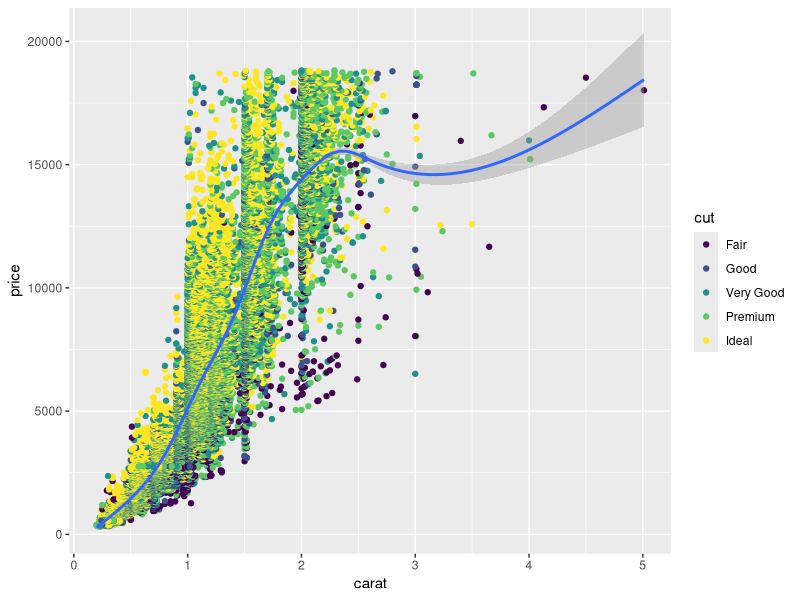
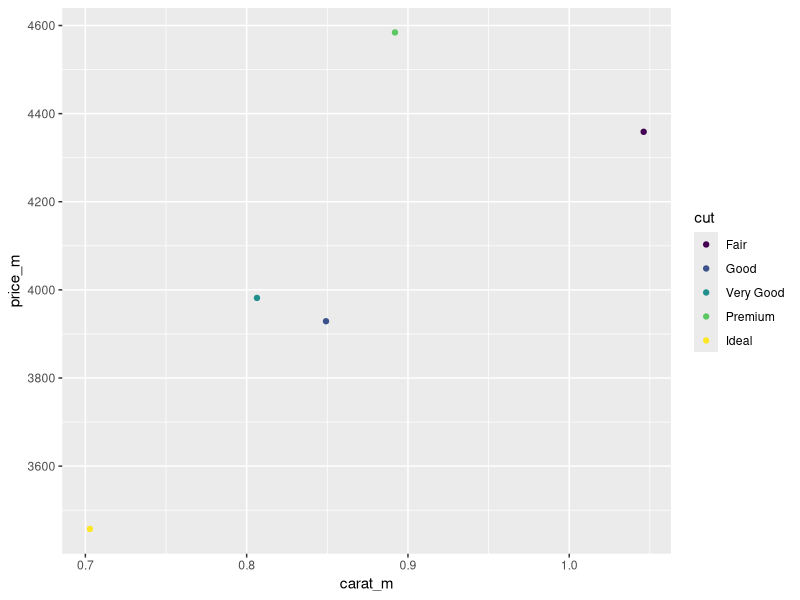

Generate these figures, in order, with R:
## ---- chunk 1
### In this code chunk, start with the diamonds dataset (built in to
### ggplot2 package) and create a plot of price vs. carat (or some other
### variables of your choice)

#load the necessary libraries
library(ggplot2)

#define the diamonds data from the ggplot2 package
diamonds <- diamonds

#create a plot to visualize price vs. carat
price_carat_plot <- ggplot(diamonds, aes(x = carat, y = price)) +
  geom_point(aes(x = carat, y = price, color = cut)) +
  geom_smooth()

#view the plot
price_carat_plot

## ---- chunk 2
### In this code chunk, start with the diamonds dataset (built in to
### ggplot2 package) and create a subset based on filtering, e.g., 
### size greater than 1 carat or cut is "Ideal"


library(ggplot2)
data(diamonds)
ideal_diamonds <- subset(diamonds, cut == "Ideal")
ideal_diamonds

## ---- chunk 3
### Both partners - delete this comment, then write some code here
### to plot, summarize, calculate something simple using the diamonds
### dataset.

#load the necessary libraries
library(ggplot2)
library(dplyr)


#create a summary of the price by carat for each cut
diamonds_summary <- diamonds %>% 
  group_by(cut) %>% 
  summarise(carat_m = mean(carat),
            price_m = mean(price))

#create a ggplot
carat_price_new <- ggplot(diamonds_summary, aes(x = carat_m, y = price_m)) +
  geom_point(aes(x = carat_m, y = price_m, color = cut)) 

carat_price_new

## ---- chunk 4
### Both partners - delete this comment, then write some code here
### to plot, summarize, calculate something simple using the diamonds
### dataset.


